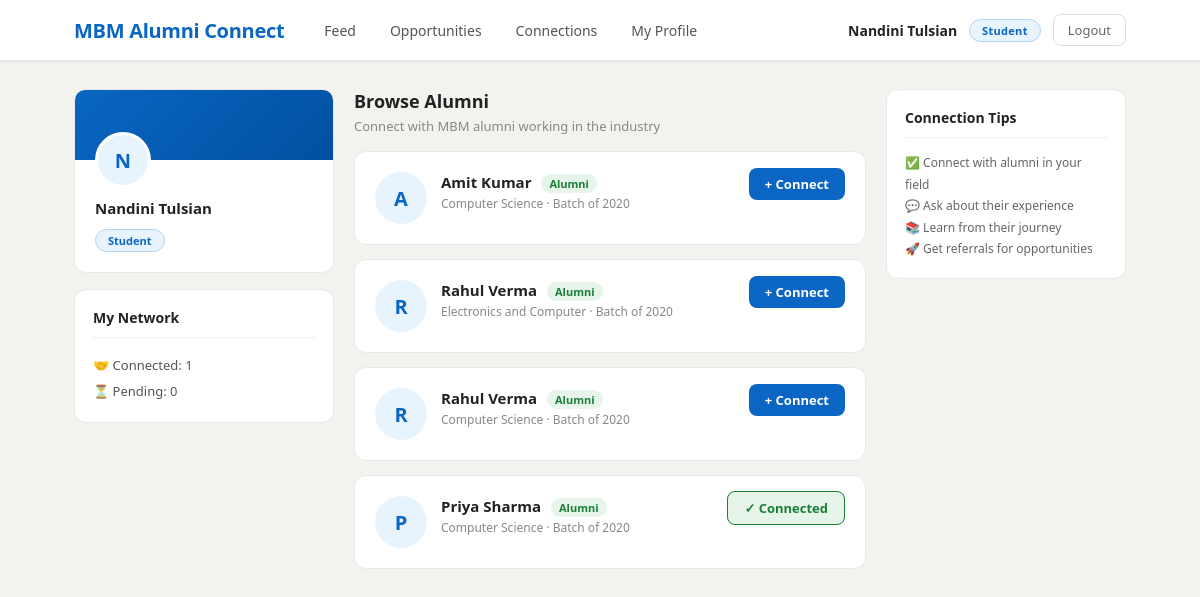
Screenshot of /connections/ (signed in) with the database file from the repository.
### accounts/models.py (models this page shows, shortened)
class User(AbstractBaseUser, PermissionsMixin):
    ROLE_CHOICES = (
        ('student', 'Student'),
        ('alumni', 'Alumni'),
    )
    full_name    = models.CharField(max_length=100)
    email        = models.EmailField(unique=True)
    phone        = models.CharField(max_length=15, blank=True)
    role         = models.CharField(max_length=10, choices=ROLE_CHOICES)
    branch       = models.CharField(max_length=100, blank=True)
    profile_pic  = models.ImageField(upload_to='profile_pics/', blank=True, null=True)
    bio          = models.TextField(blank=True)
    is_verified  = models.BooleanField(default=False)
    is_active    = models.BooleanField(default=True)
    is_staff     = models.BooleanField(default=False)
    created_at     = models.DateTimeField(auto_now_add=True)
    otp            = models.CharField(max_length=6, blank=True, null=True)
    otp_created_at = models.DateTimeField(blank=True, null=True)
    objects = UserManager()
    USERNAME_FIELD = 'email'
    REQUIRED_FIELDS = ['full_name', 'role']

class AlumniProfile(models.Model):
    VERIFICATION_CHOICES = (
        ('pending', 'Pending'),
        ('verified', 'Verified'),
        ('rejected', 'Rejected'),
    )
    user                = models.OneToOneField(User, on_delete=models.CASCADE, related_name='alumni_profile')
    alumni_id           = models.CharField(max_length=50, blank=True)
    current_company     = models.CharField(max_length=100, blank=True)
    job_title           = models.CharField(max_length=100, blank=True)
    domain              = models.CharField(max_length=100, blank=True)
    graduation_year     = models.IntegerField(default=2020)
    experience_years    = models.IntegerField(default=0)
    github_url          = models.URLField(blank=True)
    linkedin_url        = models.URLField(blank=True)
    verification_status = models.CharField(max_length=10, choices=VERIFICATION_CHOICES, default='pending')

### connections/views.py (the view, shortened to what this page needs)
# urls.py: path('', views.connections_page, name='connections_page'),
@login_required
def connections_page(request):
    user = request.user
    if user.role == 'student':
        alumni_list = User.objects.filter(
            role='alumni',
            is_active=True
        ).select_related('alumni_profile')
        my_connections = Connection.objects.filter(student=user)
        connected_ids = my_connections.filter(
            status='accepted'
        ).values_list('alumni_id', flat=True)
        pending_ids = my_connections.filter(
            status='pending'
        ).values_list('alumni_id', flat=True)
        return render(request, 'connections/browse_alumni.html', {
            'alumni_list'   : alumni_list,
            'connected_ids' : connected_ids,
            'pending_ids'   : pending_ids,
        })

### templates/connections/browse_alumni.html (shortened to what this page needs)
{% extends 'base.html' %}
{% block content %}
<div class="feed-layout">
    <div>
        <div class="feed-card">
            <div class="profile-banner"></div>
            <div class="profile-avatar">{{ user.full_name|first }}</div>
            <div class="profile-name">{{ user.full_name }}</div>
            <div class="profile-role-badge">{{ user.role|capfirst }}</div>
        </div>
        <div class="widget-card">
            <div class="widget-title">My Network</div>
            <div style="font-size:13px;color:#555;line-height:2;">
                <div>🤝 Connected: {{ connected_ids|length }}</div>
                <div>⏳ Pending: {{ pending_ids|length }}</div>
            </div>
        </div>
    </div>
    <div>
        <div style="margin-bottom:16px;">
            <h2 style="font-size:18px;font-weight:700;color:#222;">Browse Alumni</h2>
            <p style="font-size:13px;color:#888;margin-top:4px;">
                Connect with MBM alumni working in the industry
            </p>
        </div>
        {% if alumni_list %}
            {% for alumni in alumni_list %}
            <div class="post-card" style="margin-bottom:14px;">
                <div style="display:flex;align-items:flex-start;gap:14px;">
                    <div style="width:52px;height:52px;border-radius:50%;background:#e8f4fd;display:flex;align-items:center;justify-content:center;font-size:20px;font-weight:700;color:#0a66c2;flex-shrink:0;">
                        {{ alumni.full_name|first }}
                    </div>
                    <div style="flex:1;">
                        <div style="display:flex;justify-content:space-between;align-items:flex-start;">
                            <div>
                                <div style="font-size:15px;font-weight:700;color:#222;">
                                    {{ alumni.full_name }}
                                    <span style="background:#e6f4ea;color:#1a7f37;padding:2px 8px;border-radius:10px;font-size:11px;font-weight:600;margin-left:6px;">
                                        Alumni
                                    </span>
                                </div>
                                {% if alumni.alumni_profile %}
                                <div style="font-size:12px;color:#888;margin-top:2px;">
                                    {{ alumni.branch }} ·
                                    {% if alumni.alumni_profile.graduation_year %}
                                    Batch of {{ alumni.alumni_profile.graduation_year }}
                                    {% endif %}
                                </div>
                                {% else %}
                                <div style="font-size:13px;color:#888;margin-top:3px;">
                                    {{ alumni.branch }}
                                </div>
                                {% endif %}
                            </div>
                            <div>
                                {% if alumni.id in connected_ids %}
                                <span style="padding:7px 16px;border-radius:8px;font-size:13px;font-weight:600;color:#1a7f37;border:1.5px solid #1a7f37;background:#e6f4ea;">
                                    ✓ Connected
                                </span>
                                {% else %}
                                <a href="{% url 'send_connection' alumni.id %}"
                                   style="padding:7px 16px;border-radius:8px;font-size:13px;font-weight:600;text-decoration:none;color:#fff;background:#0a66c2;">
                                    + Connect
                                </a>
                                {% endif %}
                            </div>
                        </div>
                    </div>
                </div>
            </div>
            {% endfor %}
        {% endif %}
    </div>
    <div>
        <div class="widget-card">
            <div class="widget-title">Connection Tips</div>
            <div style="font-size:12px;color:#666;line-height:1.8;">
                <div>✅ Connect with alumni in your field</div>
                <div>💬 Ask about their experience</div>
                <div>📚 Learn from their journey</div>
                <div>🚀 Get referrals for opportunities</div>
            </div>
        </div>
    </div>
</div>
{% endblock %}

### templates/base.html (shortened to what this page needs)
{% load static %}
<!DOCTYPE html>
<html lang="en">
<head>
    <link rel="stylesheet" href="{% static 'css/style.css' %}">
</head>
<body>
    {% if user.is_authenticated %}
    <nav class="navbar">
        <div class="nav-container">
            <a href="{% url 'feed' %}" class="nav-brand">MBM Alumni Connect</a>
            <div class="nav-links">
             <a href="{% url 'feed' %}" class="nav-link">Feed</a>
             <a href="{% url 'opportunities_list' %}" class="nav-link">Opportunities</a>
             <a href="{% url 'connections_page' %}" class="nav-link">Connections</a>
             <a href="{% url 'profile' %}" class="nav-link">My Profile</a>
        </div>
            <div class="nav-right">
                <span class="nav-user">{{ user.full_name }}</span>
                <span class="nav-role {{ user.role }}">{{ user.role }}</span>
                <a href="{% url 'logout' %}" class="nav-logout">Logout</a>
            </div>
        </div>
    </nav>
    {% endif %}
    <div class="main-container">
        {% block content %}
        {% endblock %}
    </div>
</body>
</html>

### static/css/style.css (style rules this page uses)
* { margin: 0; padding: 0; box-sizing: border-box; }
body { font-family: 'Segoe UI', Tahoma, Geneva, Verdana, sans-serif; background-color: #f3f2ef; color: #333; }
.navbar { background: #fff; border-bottom: 1px solid #e0e0e0; position: sticky; top: 0; z-index: 100; box-shadow: 0 1px 4px rgba(0,0,0,0.06); }
.nav-container { max-width: 1100px; margin: 0 auto; padding: 0 24px; height: 60px; display: flex; align-items: center; gap: 24px; }
.nav-brand { font-size: 20px; font-weight: 700; color: #0a66c2; text-decoration: none; white-space: nowrap; letter-spacing: -0.3px; }
.nav-links { display: flex; gap: 2px; flex: 1; }
.nav-link { padding: 8px 16px; border-radius: 8px; text-decoration: none; font-size: 14px; color: #555; transition: all 0.2s; font-weight: 500; }
.nav-right { display: flex; align-items: center; gap: 12px; }
.nav-user { font-size: 14px; font-weight: 600; color: #222; }
.nav-role { font-size: 11px; padding: 3px 12px; border-radius: 20px; font-weight: 600; text-transform: capitalize; letter-spacing: 0.3px; }
.nav-role.student { background: #e8f4fd; color: #0a66c2; border: 1px solid #b3d4f5; }
.nav-logout { font-size: 13px; color: #666; text-decoration: none; padding: 6px 14px; border-radius: 8px; border: 1px solid #ddd; font-weight: 500; transition: all 0.2s; }
.main-container { max-width: 1100px; margin: 28px auto; padding: 0 24px; }
.feed-layout { display: grid; grid-template-columns: 260px 1fr 240px; gap: 20px; align-items: start; }
.feed-card { background: #fff; border-radius: 12px; border: 1px solid #e8e8e8; padding: 20px; margin-bottom: 16px; }
.profile-banner { height: 70px; background: linear-gradient(135deg, #0a66c2, #0050a0); border-radius: 10px 10px 0 0; margin: -20px -20px 0 -20px; }
.profile-avatar { width: 56px; height: 56px; border-radius: 50%; background: #e8f4fd; border: 3px solid #fff; display: flex; align-items: center; justify-content: center; font-size: 20px; font-weight: 700; color: #0a66c2; margin-top: -28px; margin-bottom: 10px; }
.profile-name { font-size: 15px; font-weight: 700; color: #222; }
.profile-role-badge { display: inline-block; margin-top: 8px; padding: 3px 12px; border-radius: 20px; font-size: 11px; font-weight: 600; text-transform: capitalize; background: #e8f4fd; color: #0a66c2; border: 1px solid #b3d4f5; }
.post-card { background: #fff; border-radius: 12px; border: 1px solid #e8e8e8; padding: 20px; margin-bottom: 16px; transition: box-shadow 0.2s; }
.widget-card { background: #fff; border-radius: 12px; border: 1px solid #e8e8e8; padding: 18px; margin-bottom: 16px; }
.widget-title { font-size: 14px; font-weight: 700; color: #222; margin-bottom: 14px; padding-bottom: 10px; border-bottom: 1px solid #f0f0f0; }

### rows the page displays
User: full_name "Nandini Tulsian", role "Student", full_name|first "N"
User: full_name|first "A", full_name "Amit Kumar", branch "Computer Science", alumni_profile.graduation_year "2020", shows "+ Connect"
User: full_name|first "R", full_name "Rahul Verma", branch "Electronics and Computer", alumni_profile.graduation_year "2020", shows "+ Connect"
User: full_name|first "R", full_name "Rahul Verma", branch "Computer Science", alumni_profile.graduation_year "2020", shows "+ Connect"
User: full_name|first "P", full_name "Priya Sharma", branch "Computer Science", alumni_profile.graduation_year "2020", shows "✓ Connected"

### other values shown
{{ connected_ids|length }} "1"
{{ pending_ids|length }} "0"
